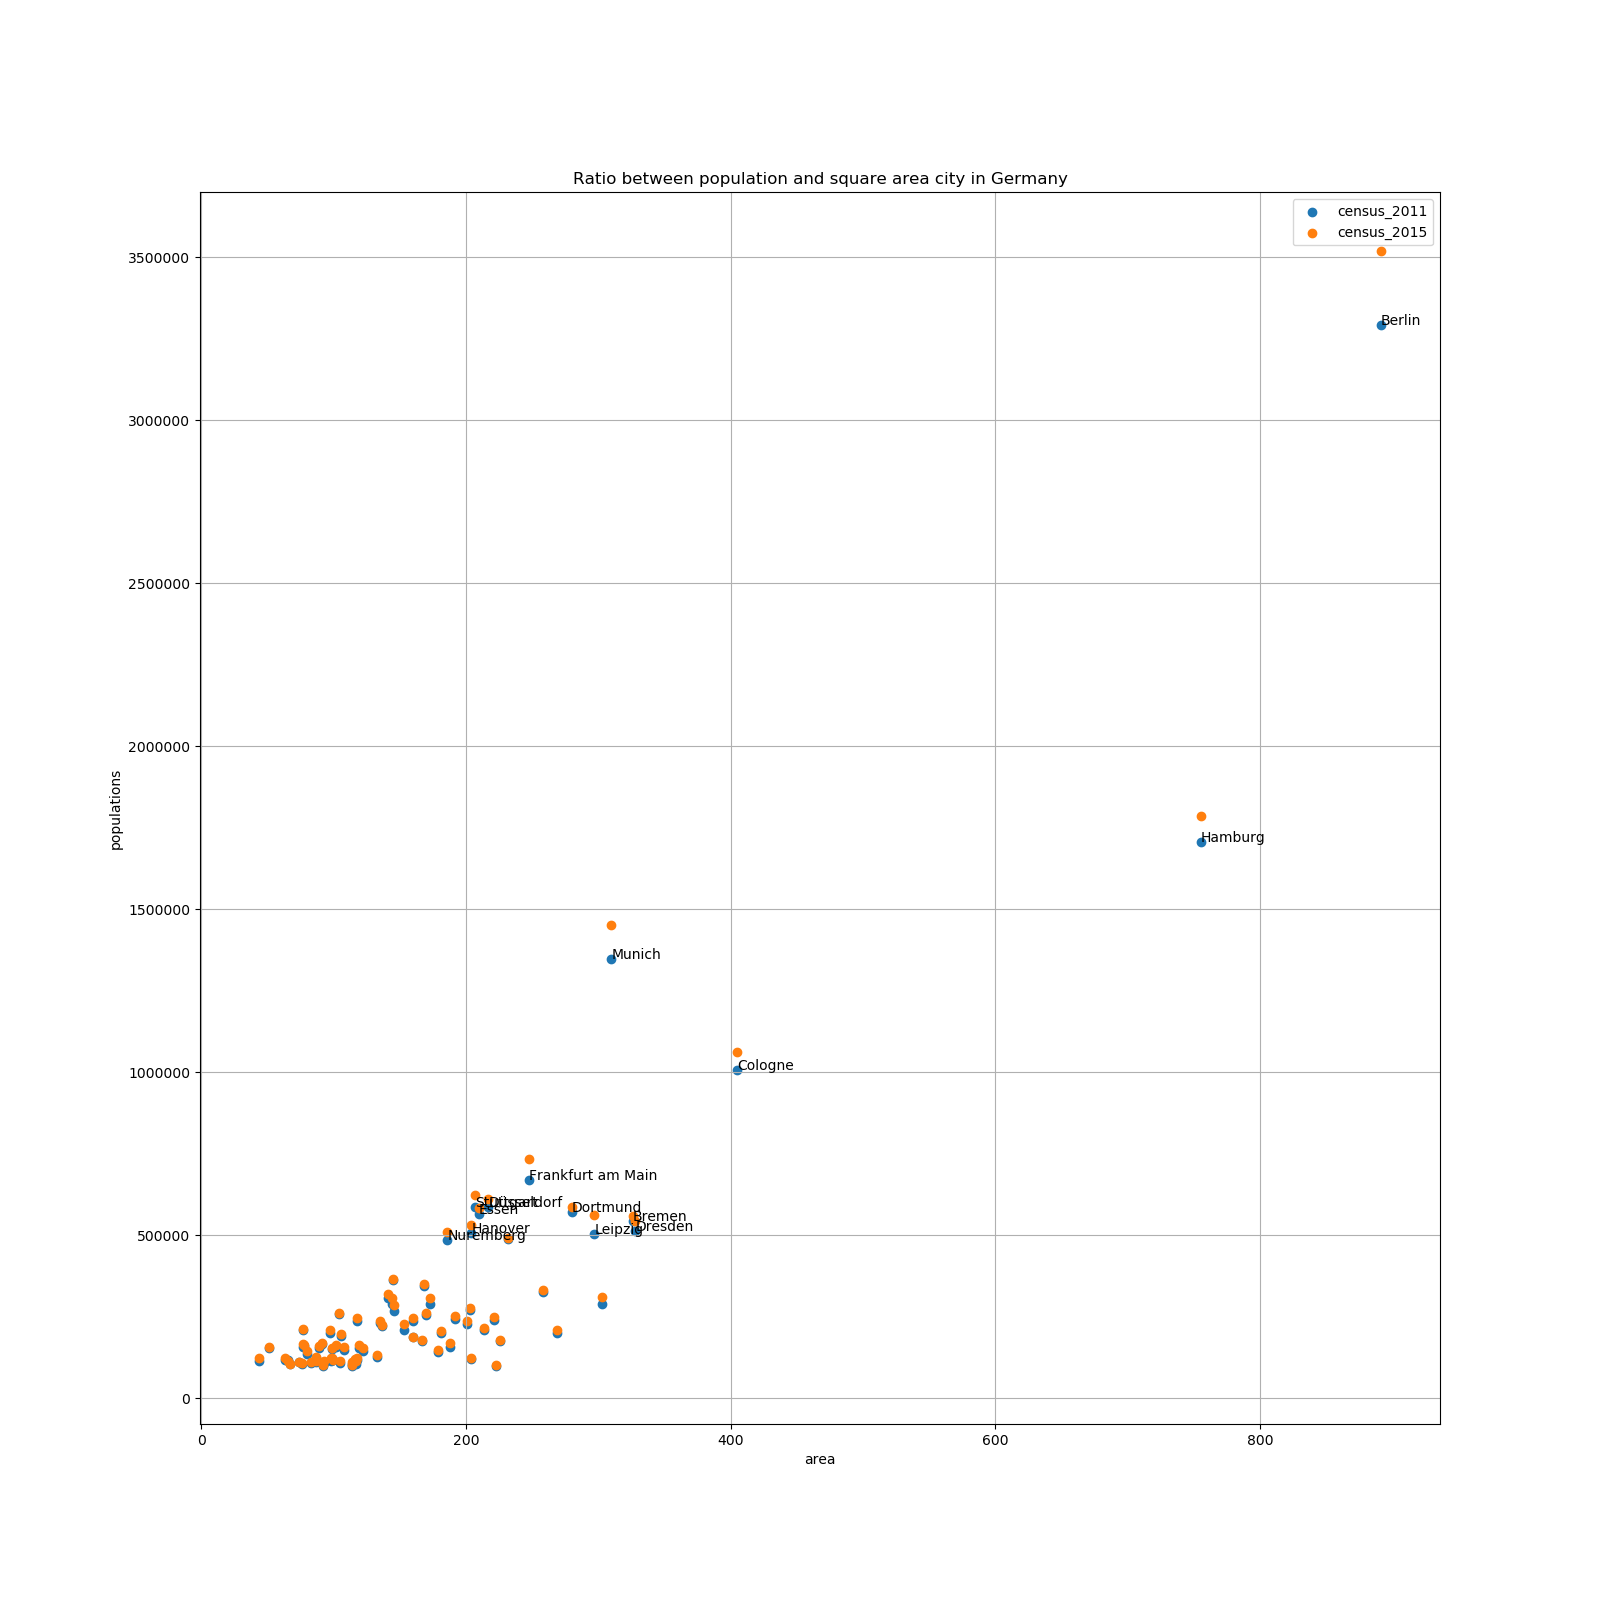

This chart was generated by the following Python code:
from bs import main_table
import matplotlib.pyplot as plt

fig, ax = plt.subplots()
fig.set_size_inches(16, 16)

census_2011 = [int(''.join(x.split(','))) for x in main_table['census_2011']]
census_2015 = [int(''.join(x.split(','))) for x in main_table['census_2015']]
land_area = [int(float(x[:-3])) for x in main_table['land_area']]
ax.set(xlabel='area', ylabel='populations', title='Ratio between population and square area city in Germany')
ax.scatter(land_area, census_2011, marker='o').set_label('census_2011')
ax.scatter(land_area, census_2015, marker='o').set_label('census_2015')

ax.legend()

for i, text in enumerate(main_table['cities']):
    ax.annotate(text, (land_area[i], census_2011[i]))
    if census_2011[i] < 500_000:
        break
plt.grid(True)
# plt.savefig(fname='graphic.png')
# plt.show()
